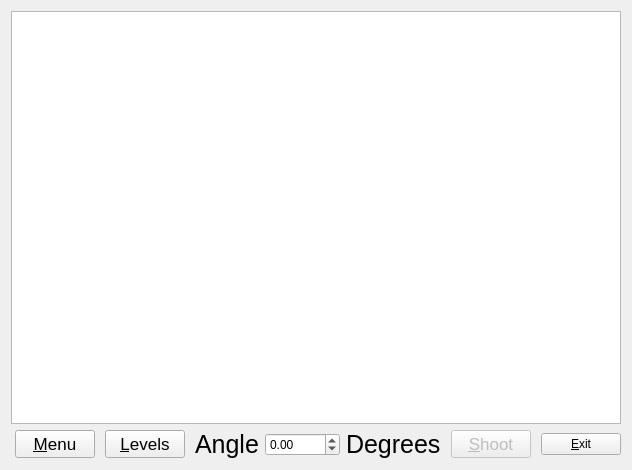
<?xml version="1.0" encoding="UTF-8"?>
<ui version="4.0">
 <class>LevelStart</class>
 <widget class="QWidget" name="LevelStart">
  <property name="geometry">
   <rect>
    <x>0</x>
    <y>0</y>
    <width>632</width>
    <height>470</height>
   </rect>
  </property>
  <property name="windowTitle">
   <string>Form</string>
  </property>
  <layout class="QGridLayout" name="gridLayout_2">
   <item row="0" column="0">
    <layout class="QGridLayout" name="gridLayout">
     <item row="0" column="0">
      <widget class="QGraphicsView" name="graphicsView">
       <property name="sizePolicy">
        <sizepolicy hsizetype="Minimum" vsizetype="Expanding">
         <horstretch>0</horstretch>
         <verstretch>0</verstretch>
        </sizepolicy>
       </property>
      </widget>
     </item>
     <item row="1" column="0">
      <layout class="QHBoxLayout" name="horizontalLayout">
       <item>
        <spacer name="horizontalSpacer_2">
         <property name="orientation">
          <enum>Qt::Horizontal</enum>
         </property>
         <property name="sizeHint" stdset="0">
          <size>
           <width>40</width>
           <height>20</height>
          </size>
         </property>
        </spacer>
       </item>
       <item>
        <widget class="QPushButton" name="menuButton">
         <property name="font">
          <font>
           <pointsize>13</pointsize>
          </font>
         </property>
         <property name="text">
          <string>&amp;Menu</string>
         </property>
        </widget>
       </item>
       <item>
        <spacer name="horizontalSpacer_5">
         <property name="orientation">
          <enum>Qt::Horizontal</enum>
         </property>
         <property name="sizeHint" stdset="0">
          <size>
           <width>40</width>
           <height>20</height>
          </size>
         </property>
        </spacer>
       </item>
       <item>
        <widget class="QPushButton" name="returnButton">
         <property name="font">
          <font>
           <pointsize>13</pointsize>
          </font>
         </property>
         <property name="text">
          <string>&amp;Levels</string>
         </property>
        </widget>
       </item>
       <item>
        <spacer name="horizontalSpacer">
         <property name="orientation">
          <enum>Qt::Horizontal</enum>
         </property>
         <property name="sizeHint" stdset="0">
          <size>
           <width>40</width>
           <height>20</height>
          </size>
         </property>
        </spacer>
       </item>
       <item>
        <widget class="QLabel" name="angleLabel">
         <property name="font">
          <font>
           <pointsize>19</pointsize>
          </font>
         </property>
         <property name="text">
          <string>Angle</string>
         </property>
        </widget>
       </item>
       <item>
        <widget class="QDoubleSpinBox" name="enterAngle">
         <property name="minimum">
          <double>-1000.000000000000000</double>
         </property>
         <property name="maximum">
          <double>1000.000000000000000</double>
         </property>
        </widget>
       </item>
       <item>
        <widget class="QLabel" name="DegreeOrRadian">
         <property name="font">
          <font>
           <pointsize>19</pointsize>
          </font>
         </property>
         <property name="text">
          <string>Degrees</string>
         </property>
        </widget>
       </item>
       <item>
        <spacer name="horizontalSpacer_4">
         <property name="orientation">
          <enum>Qt::Horizontal</enum>
         </property>
         <property name="sizeHint" stdset="0">
          <size>
           <width>40</width>
           <height>20</height>
          </size>
         </property>
        </spacer>
       </item>
       <item>
        <widget class="QPushButton" name="shootButton">
         <property name="enabled">
          <bool>false</bool>
         </property>
         <property name="font">
          <font>
           <pointsize>13</pointsize>
          </font>
         </property>
         <property name="text">
          <string>&amp;Shoot</string>
         </property>
        </widget>
       </item>
       <item>
        <spacer name="horizontalSpacer_3">
         <property name="orientation">
          <enum>Qt::Horizontal</enum>
         </property>
         <property name="sizeHint" stdset="0">
          <size>
           <width>40</width>
           <height>20</height>
          </size>
         </property>
        </spacer>
       </item>
       <item>
        <widget class="QPushButton" name="exitButton">
         <property name="text">
          <string>&amp;Exit</string>
         </property>
        </widget>
       </item>
      </layout>
     </item>
    </layout>
   </item>
  </layout>
 </widget>
 <resources/>
 <connections/>
</ui>
